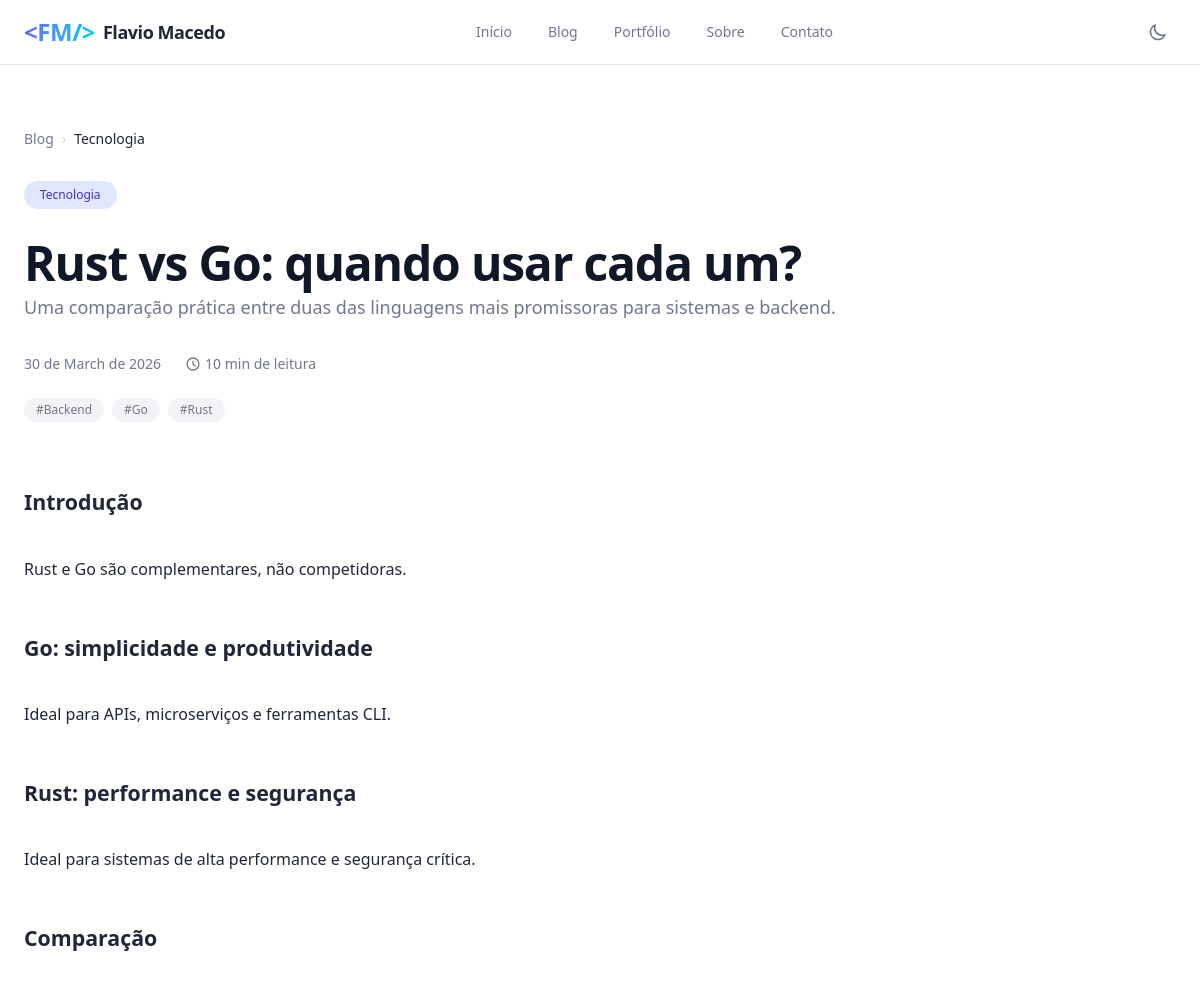
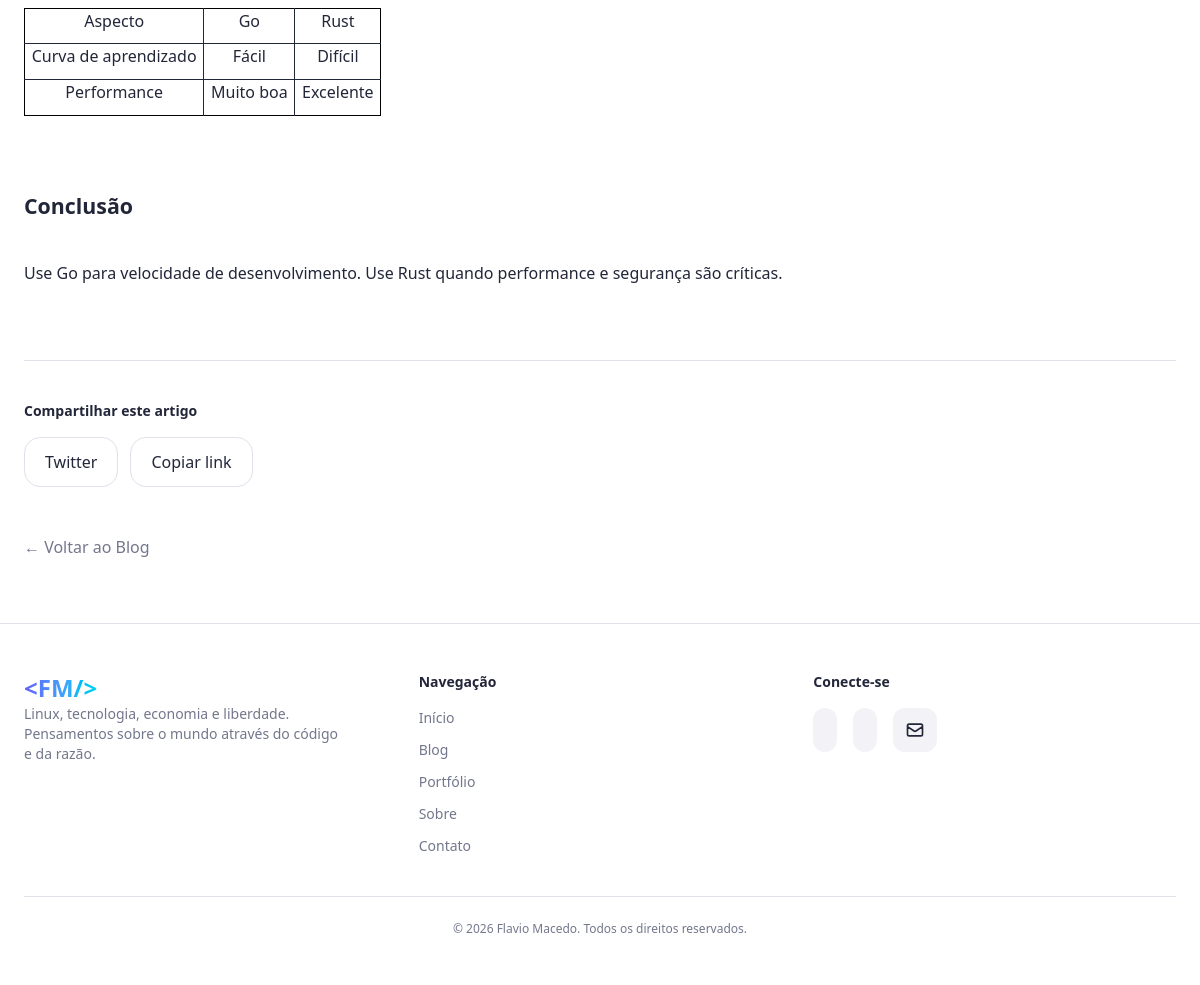
The page /blog/rust-vs-go/ on the database its author committed (2 pictures, top to bottom).
### blog/models.py (models this page shows, shortened)
class Post(models.Model):
    title = models.CharField(max_length=200)
    slug = models.SlugField(unique=True)
    content = CKEditor5Field('Conteúdo', config_name='extends')
    excerpt = models.TextField(blank=True)
    category = models.ForeignKey(Category, on_delete=models.CASCADE)
    tags = models.ManyToManyField(Tag, blank=True)
    published_at = models.DateTimeField(auto_now_add=True)
    read_time = models.PositiveIntegerField(default=5)
    views = models.PositiveIntegerField(default=0)
    def save(self, *args, **kwargs):
        if not self.slug:
            self.slug = slugify(self.title)
        super().save(*args, **kwargs)

class Category(models.Model):
    name = models.CharField(max_length=60, unique=True)
    slug = models.SlugField(max_length=70, unique=True)
    description = models.TextField(blank=True, null=True)
    icon = models.CharField(max_length=50, blank=True, help_text="Nome do ícone (ex: terminal, cpu, treding-up)")
    class Meta:
        verbose_name = "Categoria"
        verbose_name_plural = "Categorias"
        ordering = ['name']

class Tag(models.Model):
    name = models.CharField(max_length=40, unique=True)
    slug = models.SlugField(max_length=50, unique=True)
    class Meta:
        verbose_name = "Tag"
        verbose_name_plural = "Tags"
        ordering =['name']

### blog/views.py (the view, shortened to what this page needs)
# urls.py: path("blog/<slug:slug>/", views.PostDetailView.as_view(), name="post_detail"),
class PostDetailView(DetailView):
    model = Post
    template_name = 'blog/post_detail.html'
    context_object_name = 'post'
    slug_field = 'slug'
    slug_url_kwarg = 'slug'
    def get_object(self, queryset = None):
        obj = super().get_object(queryset)
        obj.views += 1
        obj.save(update_fields=['views'])
        return obj
    def get_context_data(self, **kwargs: Any) -> dict[str, Any]:
        context = super().get_context_data(**kwargs)
        context['toc'] = self.generate_toc(self.object.content)
        context['related_posts'] = Post.objects.filter(
            category=self.object.category
        ).exclude(id=self.object.id).order_by('-published_at')[:3]
        return context
    def generate_toc(self, markdown_content):
        import re
        toc = []
        lines = markdown_content.split('\n')
        for line in lines:
            match = re.match(r'^(#{2,3})\s+(.+)', line.strip())
        return toc

### blog/templates/blog/post_detail.html (shortened to what this page needs)
{% extends 'base.html' %}
{% load static %}
{% load lucide %}
{% load clean_html %}
{% block content %}
    <article class="container mx-auto px-6 py-12 md:py-16 max-w-3xl">
        <nav class="flex items-center gap-2 text-sm text-muted-foreground mb-8">
            <a href="{% url 'blog:blog_list' %}" class="hover:text-indigo-500 transition-colors">Blog</a>
            <span class="text-gray-300 dark:text-gray-600">›</span>
            <span class="text-foreground font-medium">{{ post.category.name }}</span>
        </nav>
        <header class="mb-12">
            <span class="inline-block px-4 py-1.5 text-xs font-medium bg-indigo-100 dark:bg-indigo-900 text-indigo-700 dark:text-indigo-300 rounded-full">
                {{ post.category.name }}
            </span>
            <h1 class="mt-6 text-4xl md:text-5xl font-bold tracking-tight leading-tight text-gray-900 dark:text-white">
                {{ post.title }}
            </h1>
            <p class="mt-6 text-lg text-muted-foreground leading-relaxed">
                {{ post.excerpt }}
            </p>
            <div class="mt-8 flex items-center gap-6 text-sm text-muted-foreground">
                <span>{{ post.published_at|date:"d \d\e F \d\e Y"}}</span>
                <span class="flex items-center gap-1">
                    <svg xmlns="http://www.w3.org/2000/svg" class="h-4 w-4" fill="none" viewBox="0 0 24 24" stroke="currentColor">
                        <path stroke-linecap="round" stroke-linejoin="round" stroke-width="2" d="M12 8v4l3 3m6-3a9 9 0 01-18 0 9 9 0 0118 0z" />
                    </svg>
                    {{ post.read_time }} min de leitura
                </span>
            </div>
            <div class="mt-6 flex flex-wrap gap-2">
                {% for tag in post.tags.all %}
                    <span class="text-xs px-3 py-1 bg-muted text-muted-foreground rounded-full">
                        #{{ tag.name }}
                    </span>
                {% endfor %}
            </div>
        </header>
        <div class="flex flex-col lg:flex-row gap-12">
            <div class="prose prose-lg dark:prose-invert max-w-none
                    prose-headings:font-bold prose-headings:tracking-tight prose-headings:mt-10 prose-headings:mb-6
                    prose-p:my-6 prose-p:leading-relaxed prose-p:text-foreground
                    prose-ul:list-disc prose-ul:pl-8 prose-li:my-3 prose-li:text-muted-foreground
                    prose-ol:list-decimal prose-ol:pl-8 prose-li:my-3
                    prose-strong:text-foreground prose-em:text-foreground
                    prose-blockquote:border-l-4 prose-blockquote:border-primary/50 prose-blockquote:pl-6 prose-blockquote:italic
                    prose-table:w-full prose-table:border prose-table:border-border prose-th:bg-muted prose-th:p-3 prose-td:p-3">
                {{ post.content|safe }}
            </div>
        </div>
        <div class="mt-16 pt-10 border-t border-border">
            <h3 class="text-sm font-semibold mb-4 flex items-center gap-2">
                <span>Compartilhar este artigo</span>
            </h3>
            <div class="flex flex-wrap gap-3">
                <a href="https://twitter.com/intent/tweet?text={{ post.title|urlencode }}&url={{ request.build_absolute_uri|urlencode }}"
                    target="_blank" class="inline-flex items-center gap-2 px-5 py-3 rounded-2xl border border-border hover:bg-muted hover:text-indigo-500">
                    {% lucide 'twitter' size=18 %} Twitter
                </a>
                <button onclick="copyToClipboard()"
                        class="inline-flex items-center gap-2 px-5 py-3 rounded-2xl border border-border hover:bg-muted hover:text-indigo-500">
                    {% lucide 'link' size=18 %} Copiar link
                </button>
            </div>
        </div>
        <div class="mt-12">
            <a href="{% url 'blog:blog_list' %}"
            class="inline-flex items-center gap-2 text-muted-foreground hover:text-indigo-500">
                ← Voltar ao Blog
            </a>
        </div>
    </article>
{% endblock content %}

### rows shown on the page
Post: category.name "Tecnologia", title "Rust vs Go: quando usar cada um?", excerpt "Uma comparação prática entre duas das linguagens mais promissoras para sistemas e backend.", published_at "30 de March de 2026", read_time "10", content "Introdução Rust e Go são complementares, não competidoras. Go: simplicidade e produtividade Ideal para APIs, microserviços e ferramentas CLI. Rust: performance e segurança Ideal para sistemas de alta performance e segurança crítica. Comparação Aspecto Go Rust Curva de aprendizado Fácil Difícil Performance Muito boa Excelente Conclusão Use Go para velocidade de desenvolvimento. Use Rust quando performance e segurança são críticas."
Tag: name "Backend"
Tag: name "Go"
Tag: name "Rust"
